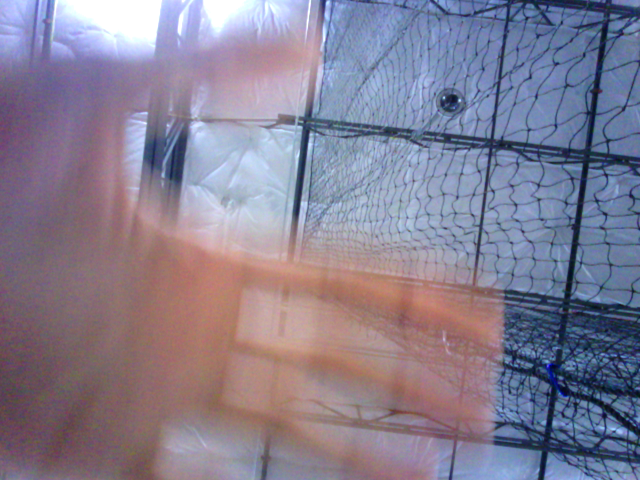
#> input picture 1test.png, 640 x 480 px, given in place of the camera
$ python app.py
#> lines starting #> are read from the running program, lines starting #| are printed output that depends on the picture

# Python program to implement
# WebCam Motion Detector

# importing OpenCV, time and Pandas library
import cv2, time, pandas
# importing datetime class from datetime library
from datetime import datetime

# Assigning our static_back to None
static_back = None

# List when any moving object appear
motion_list = [ None, None ]

# Time of movement
time = []

# Initializing DataFrame, one column is start
# time and other column is end time
df = pandas.DataFrame(columns = ["Start", "End"])

# Capturing video
video = cv2.VideoCapture(0)

# Infinite while loop to treat stack of image as video
while True:
    # Reading frame(image) from video
    check, frame = video.read()
#> frame is the input picture: shape (480, 640, 3); mean B, G, R 146.8, 126.9, 133.5

    # Initializing motion = 0(no motion)
    motion = 0

    # Converting color image to gray_scale image
    gray = cv2.cvtColor(frame, cv2.COLOR_BGR2GRAY)
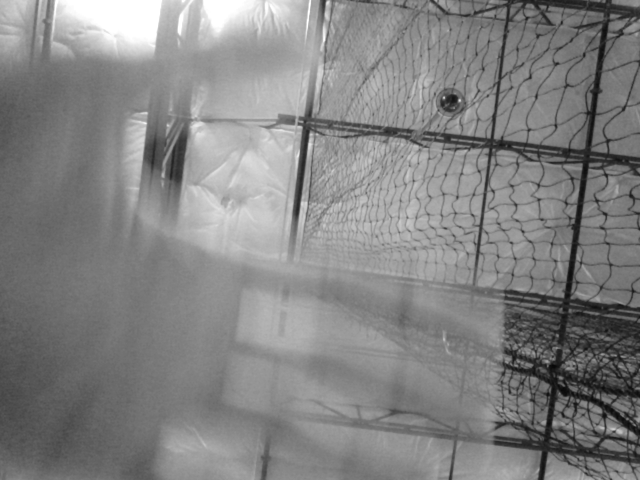
#> gray: shape (480, 640); min 8, max 255, mean 131.1

    # Converting gray scale image to GaussianBlur
    # so that change can be find easily
    gray = cv2.GaussianBlur(gray, (21, 21), 0)
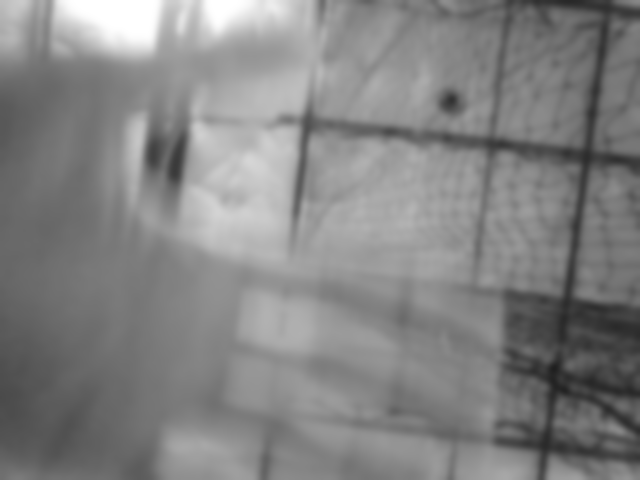
#> gray: shape (480, 640); min 31, max 255, mean 131.1

    # In first iteration we assign the value
    # of static_back to our first frame
    if static_back is None:
        static_back = gray
        continue

    # Difference between static background
    # and current frame(which is GaussianBlur)
    diff_frame = cv2.absdiff(static_back, gray)

    # If change in between static background and
    # current frame is greater than 30 it will show white color(255)
    thresh_frame = cv2.threshold(diff_frame, 30, 255, cv2.THRESH_BINARY)[1]
    thresh_frame = cv2.dilate(thresh_frame, None, iterations = 2)

    # Finding contour of moving object
    (cnts, _) = cv2.findContours(thresh_frame.copy(),
                       cv2.RETR_EXTERNAL, cv2.CHAIN_APPROX_SIMPLE)

    for contour in cnts:
        if cv2.contourArea(contour) < 10000:
            continue
        motion = 1

        (x, y, w, h) = cv2.boundingRect(contour)
        # making green rectangle arround the moving object
        cv2.rectangle(frame, (x, y), (x + w, y + h), (0, 255, 0), 3)

    # Appending status of motion
    motion_list.append(motion)

    motion_list = motion_list[-2:]

    # Appending Start time of motion
    if motion_list[-1] == 1 and motion_list[-2] == 0:
        print("threshold")
        time.append(datetime.now())

    # Appending End time of motion
    if motion_list[-1] == 0 and motion_list[-2] == 1:
        time.append(datetime.now())

    # Displaying image in gray_scale
    cv2.imshow("Gray Frame", gray)

    # Displaying the difference in currentframe to
    # the staticframe(very first_frame)
    cv2.imshow("Difference Frame", diff_frame)

    # Displaying the black and white image in which if
    # intencity difference greater than 30 it will appear white
    cv2.imshow("Threshold Frame", thresh_frame)

    # Displaying color frame with contour of motion of object
    cv2.imshow("Color Frame", frame)

    key = cv2.waitKey(1)
    # if q entered whole process will stop
    if key == ord('q'):
        # if something is movingthen it append the end time of movement
        if motion == 1:
            time.append(datetime.now())
        break

# Appending time of motion in DataFrame
for i in range(0, len(time), 2):
    df = df.append({"Start":time[i], "End":time[i + 1]}, ignore_index = True)
#> this loop made 0 passes

# Creating a csv file in which time of movements will be saved
df.to_csv("Time_of_movements.csv")

video.release()

# Destroying all the windows
cv2.destroyAllWindows()
